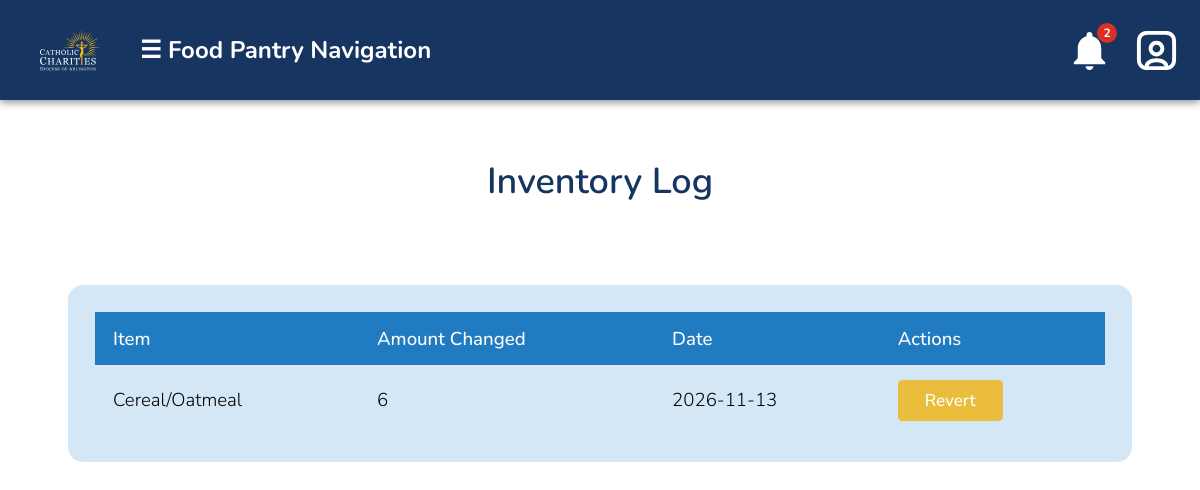
The app's page /viewHistory.php (signed in) with its own data.
### tables this page shows
CREATE TABLE `dbinventoryhistory` (
  `id` int(11) NOT NULL,
  `inventory_id` int(11) NOT NULL,
  `change_amount` int(11) NOT NULL,
  `change_date` date NOT NULL,
  `changer_id` int(11) NOT NULL
);

CREATE TABLE `dbinventory` (
  `id` int(11) NOT NULL,
  `item_category_id` int(11) NOT NULL,
  `category_name` varchar(100) NOT NULL,
  `current_quantity` int(11) NOT NULL,
  `minimum_quantity` int(11) NOT NULL,
  `allocated_quantity` int(11) NOT NULL
);

### database/dbInventoryHistory.php (called while the page is built, shortened)
<?php
    include_once(dirname(__FILE__).'/../domain/HistoryItem.php');
    function getAllHistoryItems(){
        $con = connect();
        $query = "SELECT * FROM dbinventoryhistory ORDER BY change_date DESC";
        $result = mysqli_query($con, $query);
        $history = array();
        while ($row = mysqli_fetch_assoc($result)) {
            $historyItem = new HistoryItem($row['id'], $row['inventory_id'], $row['change_amount'], $row['change_date'], $row['changer_id']);
            $history[] = $historyItem;
        }
        return $history;
    }
?>

### database/dbInventory.php (called while the page is built, shortened)
<?php
include_once(dirname(__FILE__).'/../domain/InventoryItem.php');
include_once(dirname(__FILE__).'/dbNotifications.php');
function getItem($id) {
    $con = connect();
    $query = "SELECT * FROM dbinventory WHERE id = $id";
    $result = mysqli_query($con, $query);
    $row  = mysqli_fetch_assoc($result);
    $inventoryItem = new InventoryItem($row['id'], $row['item_category_id'], $row['category_name'], $row['current_quantity'], $row['minimum_quantity'], $row['allocated_quantity']);
    return $inventoryItem;
}

### domain/InventoryItem.php (called while the page is built, shortened)
<?php
class InventoryItem {
    private $category_name;
    function __construct($id, $item_category_id, $category_name, $current_quantity, $minimum_quantity, $allocated_quantity) {
        $this->category_name = $category_name;
    }
    function getCategoryName() {
        return $this->category_name;
    }
}

### domain/HistoryItem.php (called while the page is built, shortened)
<?php
    class HistoryItem {
        private $id;
        private $change_amount;
        private $change_date;
        function __construct($id, $invenrtory_id, $change_amount, $change_date, $changer_id)
        {
            $this->id = $id;
            $this->change_amount = $change_amount;
            $this->change_date = $change_date;
        }
        function getId() {return $this->id;}
        function getChangeAmount() {return $this->change_amount;}
        function getChangeDate() {return $this->change_date;}
    }
?>

### viewHistory.php (the view, shortened to what this page needs)
<?php
    require_once('database/dbInventory.php');
    require_once('database/dbInventoryHistory.php');
?>
<!DOCTYPE html>
<html>
<head>
    <?php require_once('universal.inc') ?>
</head>
<pageheader>
    <h1 class="title">Inventory Log</h1>
</pageheader>
<body>
    <?php require_once('header.php'); ?>
    <main>
        <div class="report-container">
            <?php
                require_once('database/dbInventory.php');
                    echo '
                    <div class="report-section">
                        <div class="table-wrapper">
                            <table class="report-table">
                                <thead>
                                    <tr>
                                        <th>Item</th>
                                        <th>Amount Changed</th>
                                        <th>Date</th>
                                        <th>Actions</th>
                                    </tr>
                                </thead>
                                <tbody> ';
                                $history = getAllHistoryItems();
                                if($history){
                                foreach ($history as $item) {
                                        $name = getItem($item->getInventoryId())->getCategoryName();
                                        $amount = $item->getChangeAmount();
                                        $date = $item->getChangeDate();
                                        echo '
                                            <td>' . $name . '</td>
                                            <td>' . $amount . '</td>
                                            <td>' . $date . '</td>';
                                        echo '
                                            <td><a href="viewHistory.php?revertId=' . $item->getId() . '" class="text-blue-700 underline"><button class="modify-btn">Revert</button></a>
                                        </tr>';
                                }}
                                else echo "Nothing to log yet.";
                    echo '
                                </tbody>
                            </table>
                        </div>
                    </div>';
                            ?>
        </div>
    </main>
</body>
</html>

### css/base.css (style rules this page uses)
html, body, header, main, footer, div, span, p, h1, h2, h3, h4, h5, h6, ul, ol, li, input, select, textarea, form, section, label, table, td, tr, th, form, fieldset, em, button, a { padding: 0; margin: 0; font-size: inherit; font-family: inherit; font-weight: inherit; text-decoration: none; font-style: normal; box-sizing: border-box; text-align: left; list-style-type: none; border-spacing: 0; }
:root { --page-background-color: white; --page-font-color: black; --inactive-font-color: #d0d0d0; --inactive-background-color: rgb(31,31,33); --standout-background: #fafafa; --happy-toast-background-color: #5D7E61; --happy-toast-font-color: rgb(255, 255, 255); --info-toast-background-color: #2f2f2f; --info-toast-font-color: white; --error-toast-background-color: #A66654; --error-toast-font-color: rgb(255, 255, 255); --shadow-and-border-color: #e8e8e8; --main-color: #207BC1; --accent-color: #EABD3C; --secondary-accent-color: #163561; --wv-accent-color: #111111; --wv-accent-foreground: #ffffff; --wv-bg-light: #ffffff; --wv-text-dark: #111111; --wv-muted-text: #6b6b6b; --calendar-event-color: #333333; --calendar-event-color-hover: #000000; --calendar-today-border: 2px solid #000000; --button-font-color: #ffffff; --button-padding: 0.5rem 1.5rem; --button-border-radius: 0.25rem; --standard-border: 1px solid #111111; --light-border: 1px solid #e5e5e5; --text-field-border: 2px solid #d4d4d4; --cancel-button-background-color: #000000; --error-color: #000000; font-size: 18px; font-family: 'Montserrat'; font-weight: 300; font-size: 18px; font-family: 'Montserrat'; font-weight: 300; font-size: 18px; font-family: 'Montserrat'; font-weight: 300; font-size: 18px; font-family: 'Montserrat'; font-weight: 300; }
body { background-color: var(--page-background-color); color: var(--page-font-color); font-family: 'Montserrat'; }
main:not(.login):not(.calendar-view):not(.dashboard) { padding: 1rem; }
input[type=submit], button, .button, a.button-signup { color: var(--button-font-color); background-color: var(--main-color); padding: var(--button-padding); border: 3px solid rgba(255, 255, 255, 0.295); border-radius: var(--button-border-radius); font-weight: 500; width: 94%; transition: background-color .3s; cursor: pointer; text-align: center; }
h1 { font-size: 1.5rem; font-weight: 500; margin-bottom: 2rem; background-color: var(#4d98f3); color: var(--secondary-accent-color); width: 100%; text-align: center; padding: 1rem; }

### viewHistory.php (style rules this page uses)
pageheader { margin-top: 3rem; display: flex; justify-content: center; align-items: center; }
.title { text-align: center; height: 3.5rem; width:auto; font-size: 2rem; font-weight: 600; color: var(--secondary-accent-color); padding-top: .4rem; border-radius: 10px; background-color: #ffffffee; white-space: nowrap; overflow: hidden; }
.report-container { max-width: 1100px; margin: 0 auto 4rem auto; padding: 1rem; }
.report-section { background-color: #D4E7F6; border-radius: 15px; padding: 1.5rem; margin-bottom: 2rem; }
.report-table { width: 100%; border-collapse: collapse; }
.report-table th, .report-table td { padding: 0.75rem 1rem; text-align: left; border-bottom: 1px solid var(--shadow-and-border-color); color: var(--page-font-color); }
.report-table th { background-color: var(--main-color); color: var(--button-font-color); font-weight: 500; position: sticky; top: 100px; }
.modify-btn { padding: 0.5rem 1.5rem; background-color: var(--accent-color); color: var(--button-font-color); border: none; border-radius: 0.25rem; cursor: pointer; font-size: 0.95rem; font-weight: 500; width: auto; }

### records on screen
dbinventoryhistory: inventory.category_name "Cereal/Oatmeal", change_amount "6", change_date "2026-11-13"
